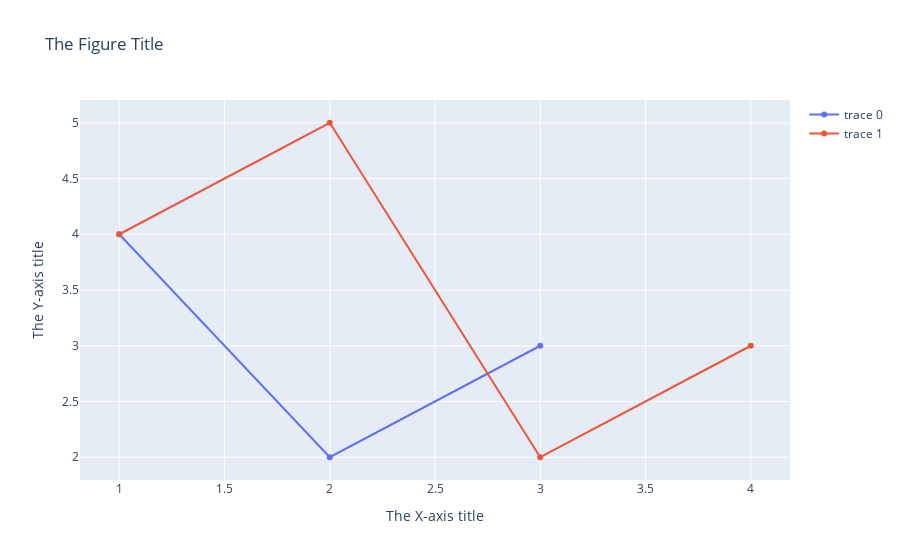

This figure's notebook cell:
### Code cell
fig.show(config={'displaylogo': False,
                 'modeBarButtonsToAdd': ['drawrect',
                                         'drawcircle',
                                         'eraseshape']})

### Figure 1 — Plotly figure (JSON) as saved in the notebook; plotly's stock layout.template omitted (floating-point values rounded to 4 significant figures)
{"data": [{"type": "scatter", "x": [1, 2, 3], "y": [4, 2, 3]}, {"type": "scatter", "x": [1, 2, 3, 4], "y": [4, 5, 2, 3]}], "layout": {"title": {"text": "The Figure Title"}, "xaxis": {"title": {"text": "The X-axis title"}}, "yaxis": {"title": {"text": "The Y-axis title"}}}}
